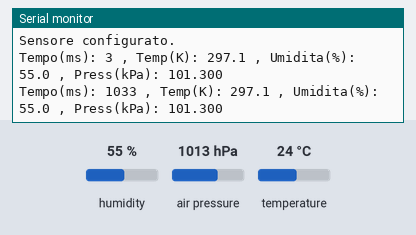
This sketch was run on a simulated Arduino Uno, built with avr-gcc and run on an emulated ATmega328P. Parts: the last lines printed to the serial monitor. The inputs (shaded band) are chosen by the test bench; at power-on: humidity 55 %, air pressure 1013 hPa, temperature 24 °C.

Above: at 1.8 s.
1.9 s: humidity set to 22 %
At 2.9 s:
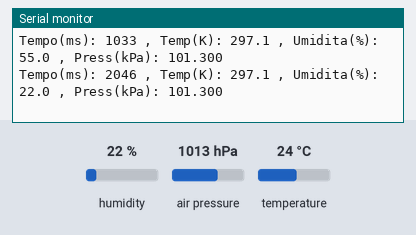
3.4 s: air pressure set to 952 hPa
At 4.7 s:
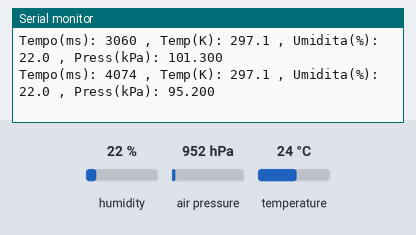
4.9 s: temperature set to 12 °C
At 5.9 s:
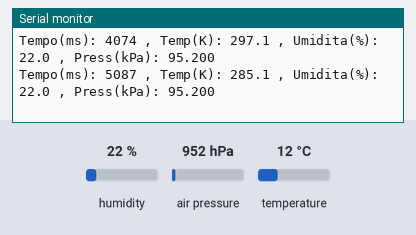
Timing chart, 0 to 7.9 s (numbered marks = the images above; inputs shaded):
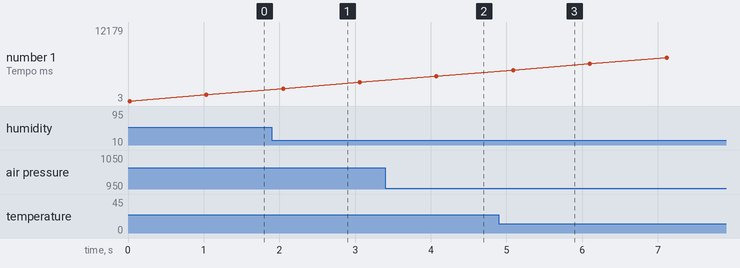

Measured:
- after the input at 1.9 s, the serial monitor: prints a new line after 0.15 s (image 1)
- after the input at 3.4 s, the serial monitor: prints a new line after 0.68 s (image 2)
- after the input at 4.9 s, the serial monitor: prints a new line after 0.19 s (image 3)

The sketch:

BME_data_log.ino
```cpp
/*
Il software di gestione è stato sviluppato in ambiente Arduino IDE,
avvalendosi di librerie specifiche per il protocollo di comunicazione I2C e la gestione dei registri del sensore.

In un Arduino, i pin SDA e SCL sono le linee di comunicazione del protocollo I2C (Inter-Integrated Circuit),
un bus seriale utilizzato per collegare microcontrollori e periferiche (sensori, display OLED, memorie EEPROM)
utilizzando solo due fili.

- SDA (Serial Data): È la linea dedicata al trasferimento dei dati. È bidirezionale,
il che significa che sia il master (Arduino) che lo slave (il sensore) possono inviare e ricevere bit su questo singolo cavo.

- SCL (Serial Clock): È la linea del clock. Generata solitamente dal master,
serve a sincronizzare la trasmissione dei dati tra i dispositivi.
Determina la velocità con cui i bit vengono letti sulla linea SDA.

*/


#include <Wire.h>                   // Libreria per la gestione del protocollo I2C
#include <Adafruit_Sensor.h>        // Classe base per i sensori Adafruit (standardizzazione)
#include <Adafruit_BME280.h>        // Libreria specifica per i registri del BME280

Adafruit_BME280 bme;                // Istanza dell'oggetto sensore

void setup() {
  Serial.begin(9600);
  while(!Serial);    // Attende l'apertura della seriale

  // Rimuoviamo ogni filtro software o oversampling per vedere la risposta grezza del sensore BME280
  bme.setSampling(Adafruit_BME280::MODE_NORMAL,
                  Adafruit_BME280::SAMPLING_X2,      // Temperatura: campionamento X2
                  Adafruit_BME280::SAMPLING_X16,     // Pressione: campionamento X16
                  Adafruit_BME280::SAMPLING_X1,      // Umidità: campionamento singolo
                  Adafruit_BME280::FILTER_OFF,       //  FILTRO IIR SPENTO (Nessun ritardo)
                  Adafruit_BME280::STANDBY_MS_500);  // Standby minimo tra letture

  Serial.println("Sensore configurato.");
}

// FILTER_OFF: Fondamentale. I sensori digitali spesso applicano una media mobile (filtro IIR) per "pulire" il dato.
// Disattivandolo, otteniamo la risposta grezza del sensore.

void loop() {     // --- ACQUISIZIONE ---

  // Leggiamo i valori dai registri interni del sensore e applichiamo delle conversioni comode
  float tempK = bme.readTemperature() + 273.15;     // Conversione Celsius -> Kelvin
  float presKPa = bme.readPressure() / 1000.0F;     // Conversione Pascal -> kilopascal
  float hum = bme.readHumidity();                   // Umidità relativa in percentuale

  // Utilizziamo millis() per avere un riferimento temporale preciso
  unsigned long timeStamp = millis();

  // --- OUTPUT FORMATTATO ---
  Serial.print("Tempo(ms): ");
  Serial.print(timeStamp);
  Serial.print(" , Temp(K): ");
  Serial.print(tempK, 1);      // 1 cifra decimale
  Serial.print(" , Umidita(%): ");
  Serial.print(hum, 1);        // 1 cifra decimale
  Serial.print(" , Press(kPa): ");
  Serial.println(presKPa, 3);  // 3 cifre decimali

  // --- TIMING ---
  delay(1000); // Frequenza di campionamento f = 1 Hz
}
```
